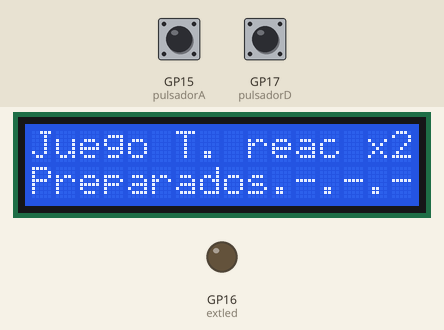
Recording of a program running on a simulated Raspberry Pi Pico running MicroPython. Shown: 16×2 character LCD, output pins drawn as LEDs (lit = HIGH). The inputs (shaded band) are chosen by the test bench; at power-on: GP15 (pulsadorA) LOW, GP17 (pulsadorD) LOW. Random numbers come from a fixed seed; library files of the repository ran but are not shown: lcd_api.py, pico_i2c_lcd.py; what the program prints to the serial console is not drawn.

Above: at 0.12 s.
At 5.7 s:
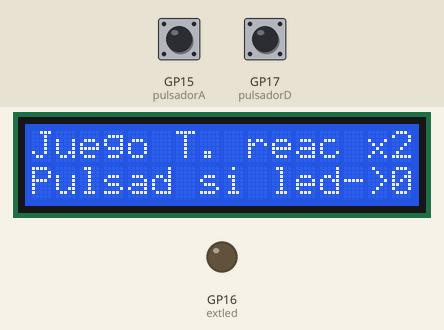
5.8 s: GP15 (pulsadorA) pulled HIGH for 0.15 s
At 7.2 s:
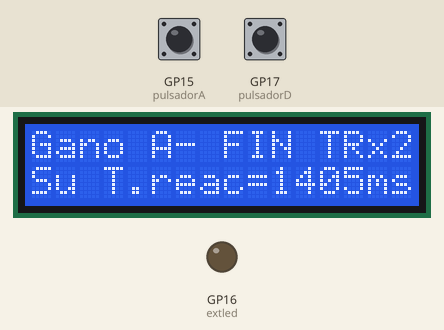
Timing chart, 0 to 8.8 s (numbered marks = the images above; inputs shaded):
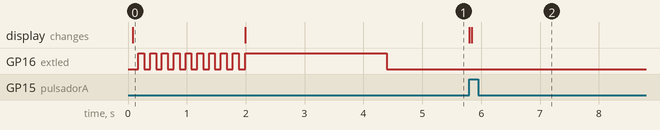

The program:

R_2526CL5_JTReacX2_irqLCD_3_0OK.py
```python
# Hardware platform: Pico W & Pico
# Author : JC Santamaria
# Date : 2025 - 11 - 24
# Goal : Crear un juego completo x2 jugadores de 'Reaction Time example'
# Learning Target : interruptions basic learning + LCD i2c
# Ref : Get started with MicroPython on Raspberry Pi Pico, pag 68 Reaction 1 player
# Versiones naterires Sin LCD
# 1.0 as is in book small changes
# 2.0 alguna mejora de limpieza
# 2.1 no espera 2 seg sino cuando salga de la interrupcion

# Con LCD
# 1.0 añado LCD y mensajes basicos a version 2.1 sin lcd
# 2.1 ampliacion a 2 jugadores basado en 2.1 x2 jugadores sin LCD
# 3.0 Simplificamos condicion irq y de salida:'pulsado' esta duplicado
# 3.0 intermitencia de preparacion

from machine import Pin, I2C  # Get the Pin & I2C modules from the machine module.
from urandom import uniform
from utime import sleep, ticks_diff, ticks_ms
from lcd_api import LcdApi
from pico_i2c_lcd import I2cLcd

# Informative block - start
p_ucontroler = "Pico W / NO Pico _"
p_keyOhw = "External switch on GPIO14 & 15 IN pull down 10kohm"
p_project = "Game Reaction time x 2 player: w. interruption + LCD + only 1 end var + inter in prep"
p_version = "3.0 with LCD based on 3.0 w/lcd"
print(f"Microcontroler: {p_ucontroler} - Key other HW : {p_keyOhw}")
print(f"Program: {p_project} - Version: {p_version}")
# Informative block - end

# 0 - Creacion de objetos
# 0.1 Objeto pulsadores y led externo
PINPULSADORA = 15
PINPULSADORD = 17
pulsadorA = Pin(PINPULSADORA, Pin.IN)
pulsadorD = Pin(PINPULSADORD, Pin.IN)

extled = Pin(16, Pin.OUT)

# 0.2 Variables generales
pulsadorMasRapido = None
tiempoReaccion = None

#0.3 objeto LCD
LCD_ADDR = 0x3F
LCD_NUM_ROWS = 2
LCD_NUM_COLS = 16
FREQ = 400_000   # Try lowering this value in case of "Errno 5"
i2c = I2C(0, sda = Pin(4), scl = Pin(5), freq = FREQ)
lcd = I2cLcd(i2c, LCD_ADDR, LCD_NUM_ROWS, LCD_NUM_COLS)

# F- Funciones
def pulsador_quehacer(pin):
    global tiempoReaccion, pulsadorMasRapido
    if pulsadorMasRapido == None:
        tiempoReaccion = ticks_diff(ticks_ms(), tiempo_start)
        print(pin) # para debug
        pulsadorMasRapido = pin # otra forma de pasar parametros / es de tipo Pin

# Fase 1- presentacion e instrucciones
print("El led se encendera y apagara. Cada jugador tiene que pulsar despues de que se apague")
lcd.move_to(0,0)
linea0 = 'Juego T. reac x2'
lcd.putstr(linea0)
lcd.move_to(0,1)
linea1 = 'Preparados.-.-.-'
lcd.putstr(linea1)

extled.value(1)
for intr in range(1,20):
    extled.toggle()
    sleep(0.1)

lcd.move_to(0,1)
linea1 = 'Pulsad si led->0'
lcd.putstr(linea1)

# Fase 2- Comienza el juego encendiendo el led + configuracion interrupcion
extled.value(1)
sleep(uniform(2, 5))
extled.value(0)
tiempo_start = ticks_ms() # aqui ponemos a cero el tiempo
# No debemos configurar antes las interrupciones, para que un apulsacion antes de led -> 0
# dispare la interrupcion
pulsadorD.irq(trigger=Pin.IRQ_RISING, handler=pulsador_quehacer)
pulsadorA.irq(trigger=Pin.IRQ_RISING, handler=pulsador_quehacer)


# Espero a pasar de fase justo despues de pulsar, que cambia pulsadorMasRapido
# a un valor distinto de None de tipo Pin
while pulsadorMasRapido == None:
    pass

# Fase 3- Fin del juego
lcd.clear()
if pulsadorMasRapido == pulsadorA:
    print('Ganó el pulsador A')
    print(f"¡Su tiempo de reaccion fue de  {tiempoReaccion} millisegundos!")
    linea0 = 'Gano A- FIN TRx2'
    lcd.putstr(linea0)
    lcd.move_to(0,1)
    linea1 = f'Su T.reac={tiempoReaccion}ms'
    lcd.putstr(linea1)
else:
    print('Ganó el pulsador D')
    print(f"¡Su tiempo de reaccion fue de  {tiempoReaccion} millisegundos!")
    linea0 = 'Gano D- FIN TRx2'
    lcd.putstr(linea0)
    lcd.move_to(0,1)
    linea1 = f'Su T.reac={tiempoReaccion}ms'
    lcd.putstr(linea1)

print('-------------- Fin del juego x2 --------------')
```

Measured:
- after the input at 5.8 s, the display: first changes at once (image 2 shows a later state)
